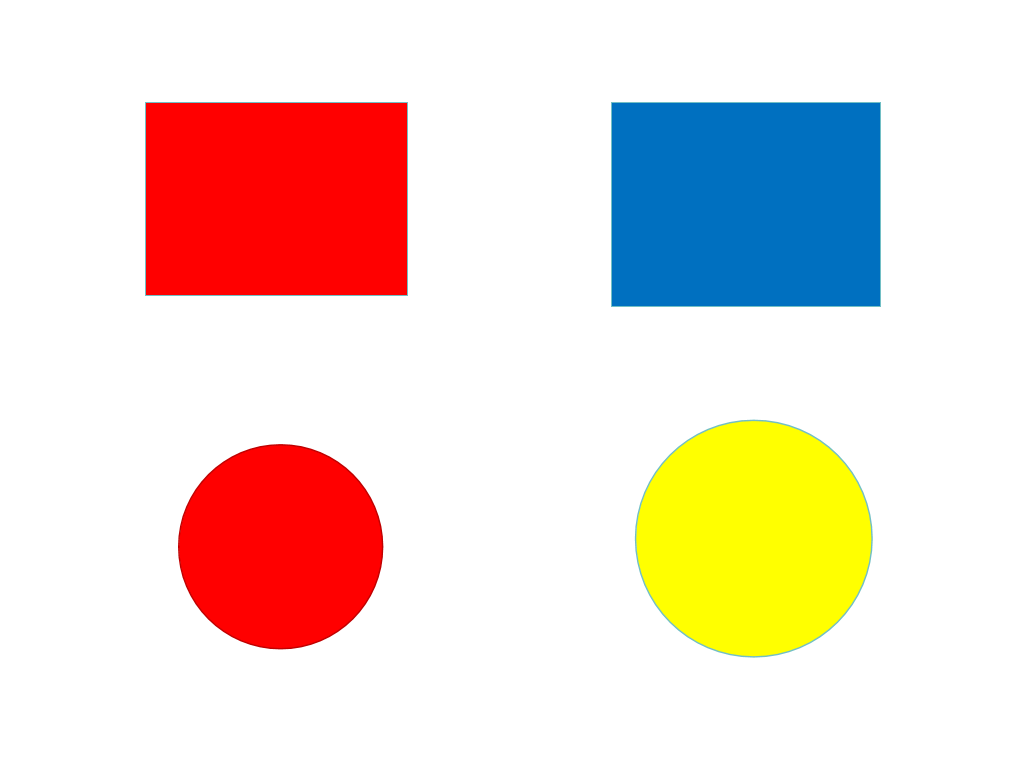
#> input picture src_upros_class_code/upros_cv/scripts/b_color_shape_line/color_shape.jpeg, 1009 x 758 px
$ python erosion_dilation.py
#> lines starting #> are read from the running program, lines starting #| are printed output that depends on the picture; after the words box and inside, x2 and y2 are one past the last pixel; in counts of white or black regions, pixels touching at a corner belong together
import cv2
import numpy as np

# 读取图片
image = cv2.imread('color_shape.jpeg')
#> image is the input picture: shape (758, 1009, 3); mean B, G, R 208.1, 216.8, 236.2

# 将图片从BGR颜色空间转换为HSV颜色空间
hsv_image = cv2.cvtColor(image, cv2.COLOR_BGR2HSV)
#> hsv_image: shape (758, 1009, 3); mean H, S, V 9.4, 60.7, 250.2

# 定义红色在HSV中的范围
lower_red_1 = np.array([0, 50, 50])  # HSV中的红色下限 (0, 50, 50)
upper_red_1 = np.array([10, 255, 255])  # HSV中的红色上限 (10, 255, 255)

lower_red_2 = np.array([170, 50, 50])  # HSV中的红色下限 (170, 50, 50)
upper_red_2 = np.array([180, 255, 255])  # HSV中的红色上限 (180, 255, 255)

# 创建红色掩膜
mask_1 = cv2.inRange(hsv_image, lower_red_1, upper_red_1)
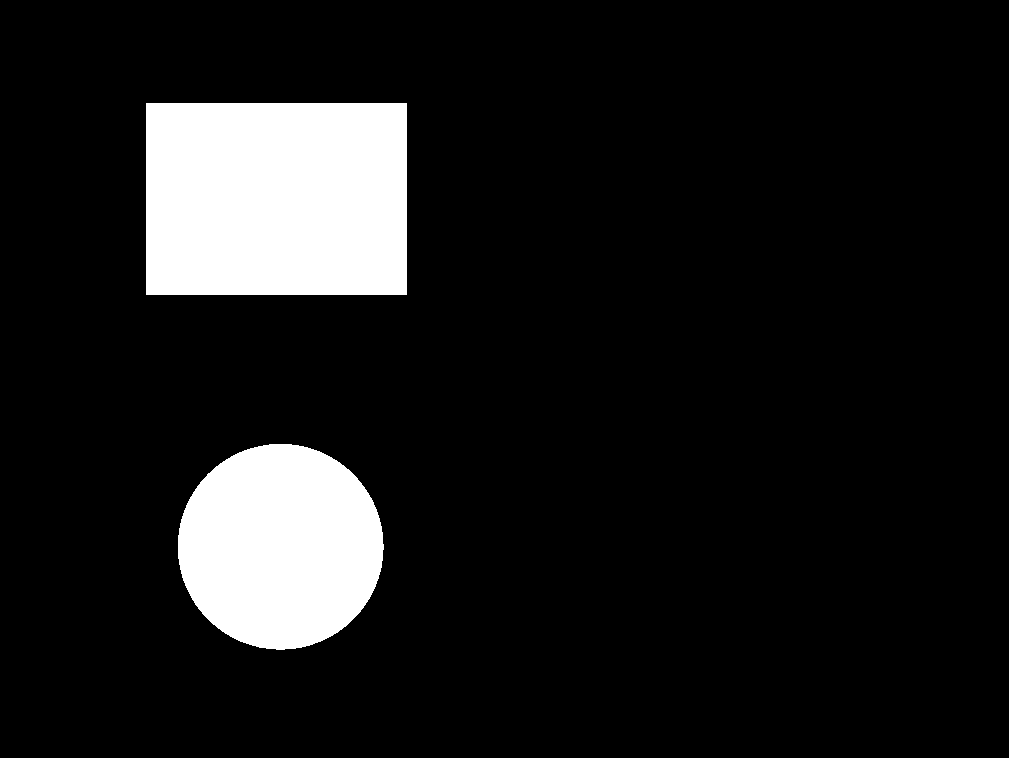
#> mask_1: shape (758, 1009); 10.9% white; 2 white regions, box (x1, y1, x2, y2) and area: (146, 103, 407, 295) 50112, (178, 444, 384, 650) 33241
mask_2 = cv2.inRange(hsv_image, lower_red_2, upper_red_2)
#> mask_2: shape (758, 1009); every value is 0
mask = mask_1 | mask_2  # 合并两个掩膜

cv2.imshow('Mask', mask)

# 定义一个结构元素，这里使用3x3的矩形作为示例
kernel = np.ones((5, 5), np.uint8)

# 对掩膜进行腐蚀操作
erosion_mask = cv2.erode(mask, kernel, iterations=1)
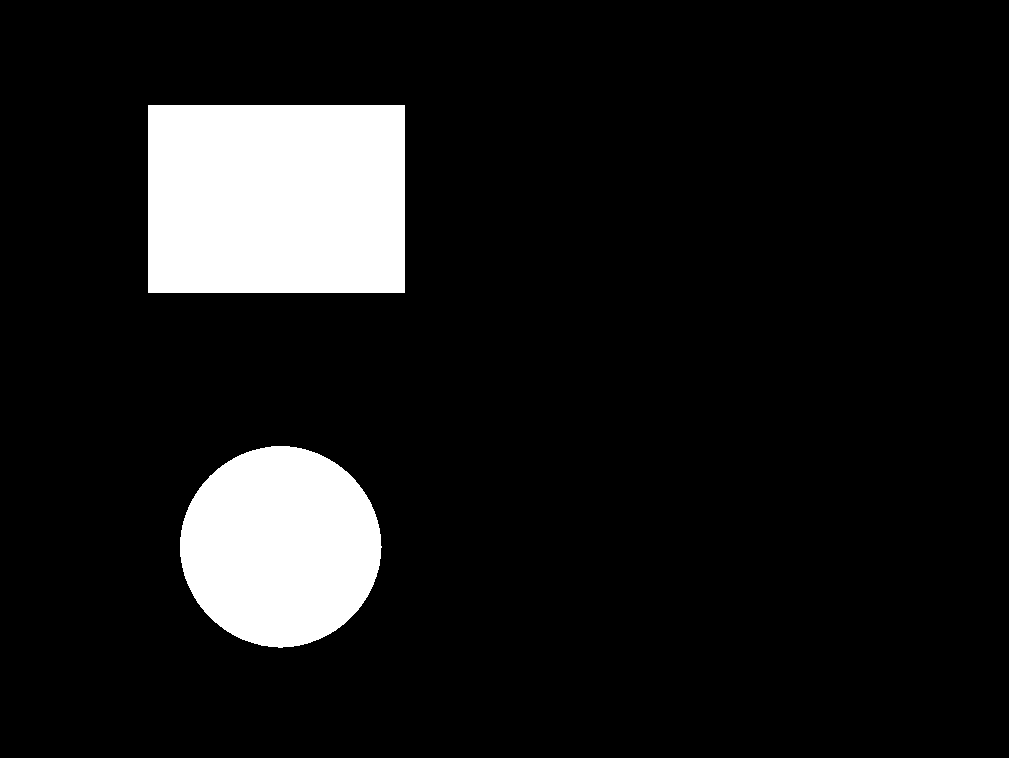
#> erosion_mask: shape (758, 1009); 10.5% white; 2 white regions, box (x1, y1, x2, y2) and area: (148, 105, 405, 293) 48316, (180, 446, 382, 648) 31609

# 对掩膜进行膨胀操作
dilation_mask = cv2.dilate(mask, kernel, iterations=1)
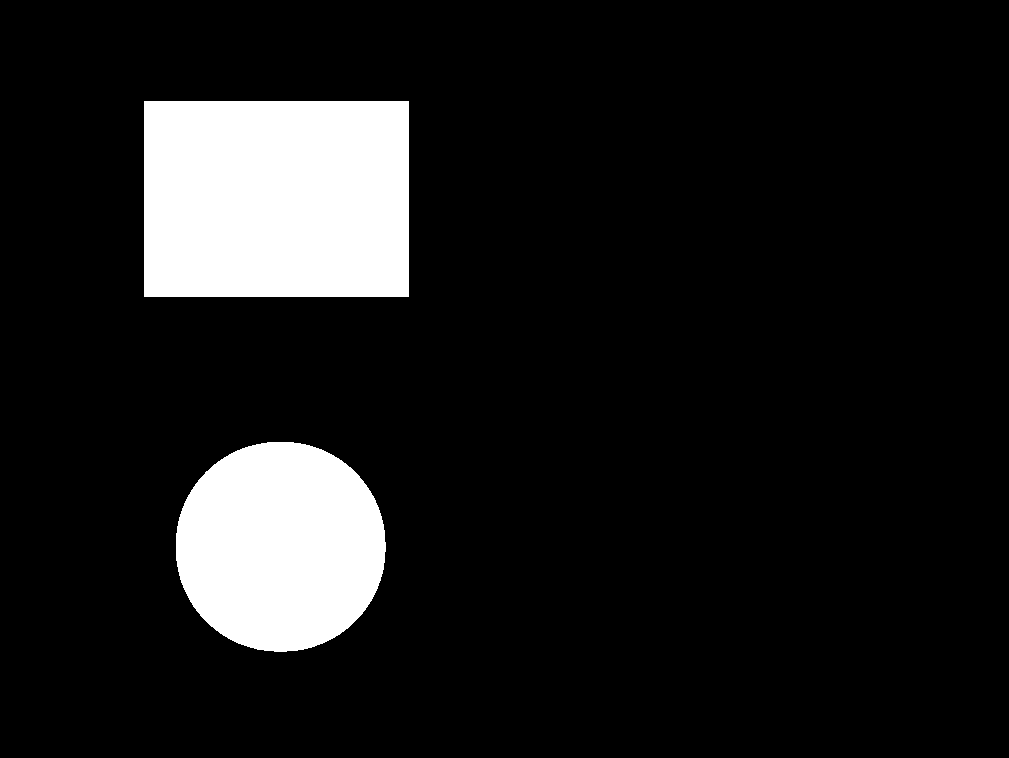
#> dilation_mask: shape (758, 1009); 11.4% white; 2 white regions, box (x1, y1, x2, y2) and area: (144, 101, 409, 297) 51940, (176, 442, 386, 652) 34905

cv2.imshow('Erosion Mask', erosion_mask)
cv2.imshow('Dilation Mask', dilation_mask)

# 对原始图片和掩膜进行位运算，提取红色区域
red_image = cv2.bitwise_and(image, image, mask=mask)
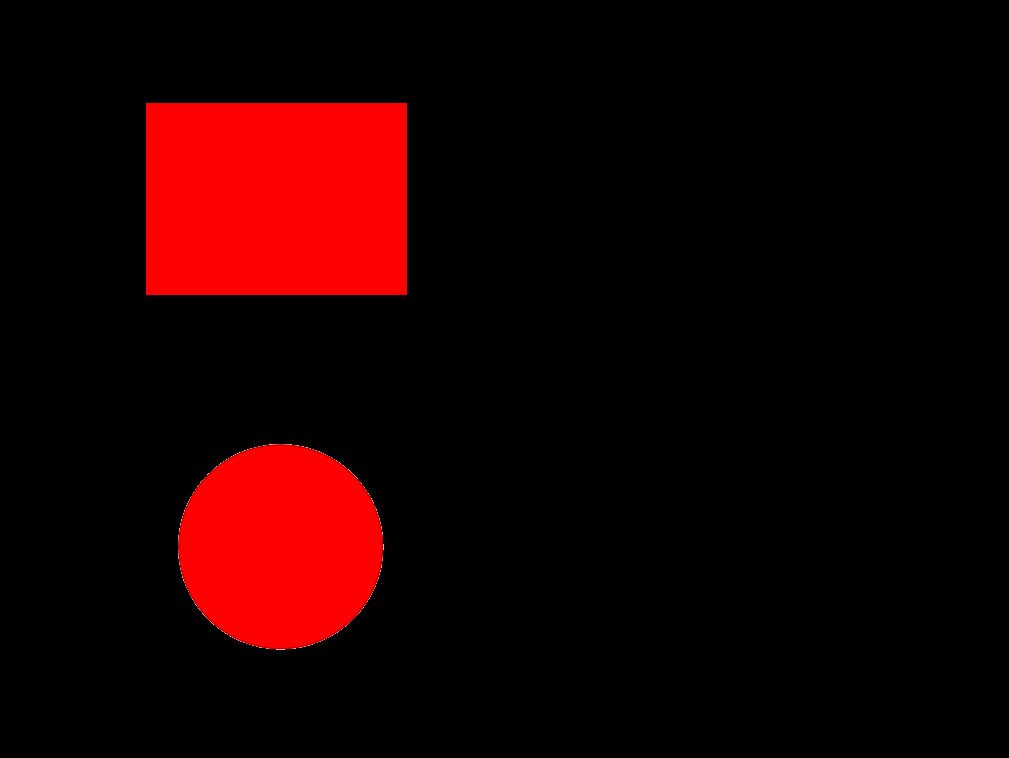
#> red_image: shape (758, 1009, 3); mean B, G, R 0.1, 0.1, 27.7

# 显示原始图片和提取的红色区域
#cv2.imshow('Original Image', image)
#cv2.imshow('Red Extracted', red_image)

# 等待用户按下任意键退出
cv2.waitKey(0)

# 关闭所有窗口
cv2.destroyAllWindows()
